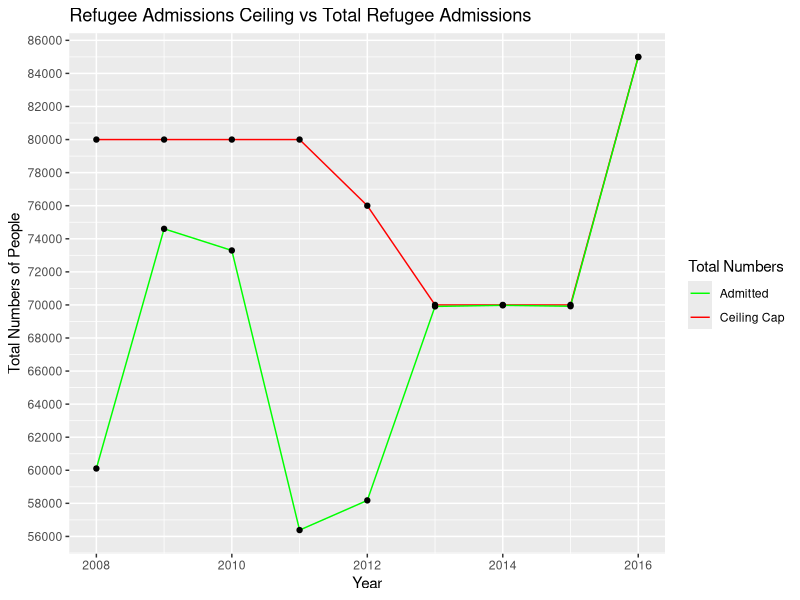

Generate this figure with R:
library(ggplot2)
library(dplyr)

#Show the caps & spots filled charts
#Show how immigration has changed over time

arrivals_obama <- read.csv("Refugees/total_arrival.csv", stringsAsFactors = F)
regional_arrivals <- read.csv("Refugees/regional_arrivals.csv", 
                              stringsAsFactors = F)
country_arrivals <- read.csv("Refugees/country_arrivals.csv", 
                             stringsAsFactors = F)

caps <- data.frame("Year" = c(2008, 2009, 2010, 2011, 2012, 2013, 2014, 2015, 
                              2016), "Cap" = c(80000, 80000, 80000, 80000, 76000,
                                               70000, 70000, 70000, 85000), 
                   "Admitted" = c(60107, 74602, 73293, 56384, 58179, 69909, 
                                  69975, 69920, 84989))

# Refugee caps
#refugee_ceiling_plot <- 

ggplot(caps, aes(x = Year)) +                    # basic graphical object
         geom_line(aes(y= Cap, colour= "Cap")) +  # first layer
         geom_line(aes(y= Admitted, colour= "Admitted")) +
        geom_point(aes (y = Cap)) +
  geom_point(aes (y = Admitted)) + 
  scale_y_continuous("Total Numbers of People", 
                   breaks= seq(56000, 86000, 2000)) +
  ggtitle("Refugee Admissions Ceiling vs Total Refugee Admissions") + 
scale_color_manual(name = "Total Numbers", values= c("Cap" = "red",
                                                        "Admitted" = "green"),
                       labels = c("Admitted", "Ceiling Cap")) 


# Regional Arrivals graphs
regional_arrivals <- regional_arrivals %>% 
  rename("2007" = X2007, "2008" = X2008, "2009" = X2009, "2010" = X2010, 
         "2011" = X2011, "2012" = X2012, "2013" = X2013, "2014" = X2014, 
         "2015" = X2015, "2016" = X2016)  

y <- gsub(",", "", regional_arrivals$`2007`)
regional_arrivals[,-1] <- as.numeric(gsub(",", "", as.matrix(regional_arrivals[,-1])))


